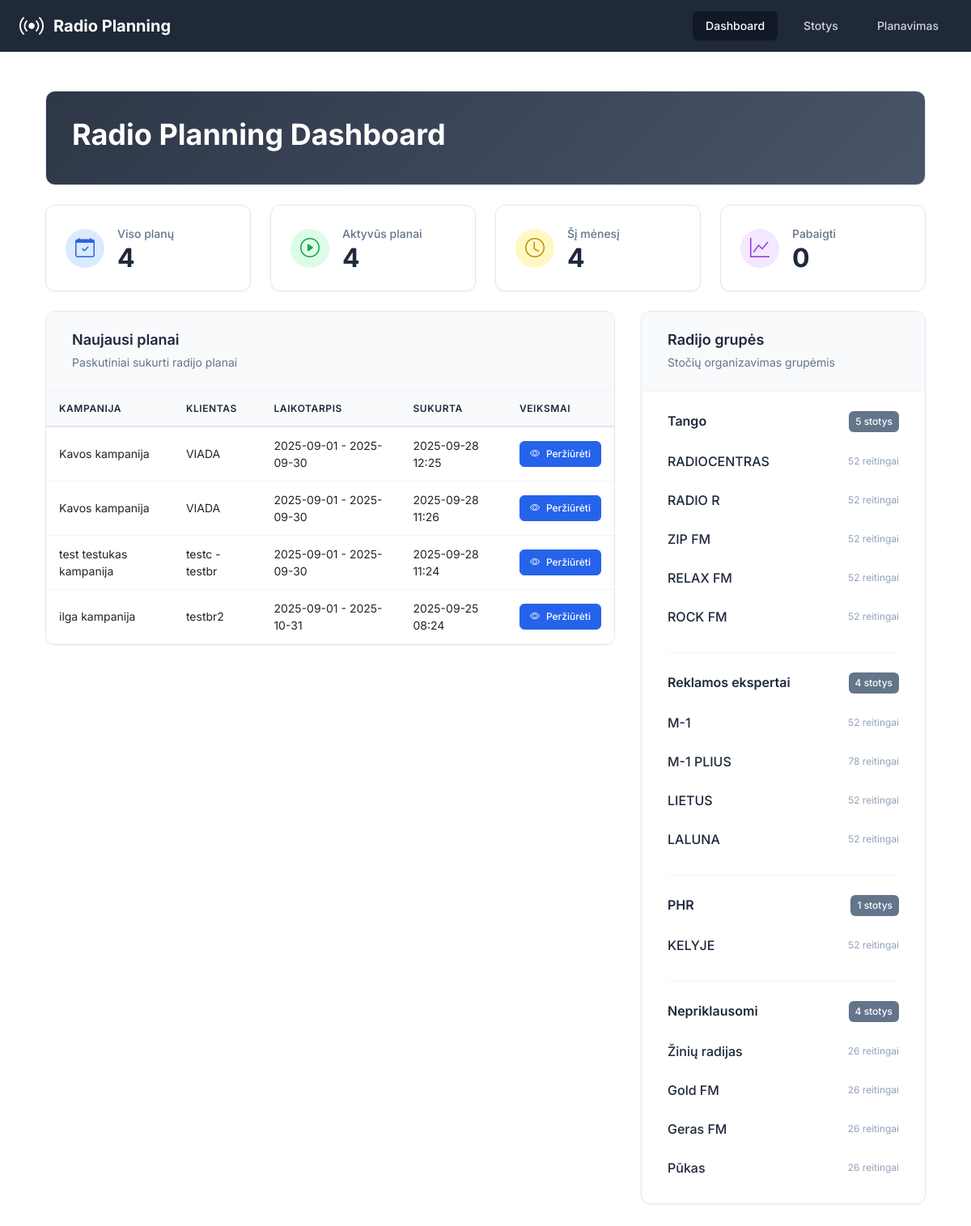
The page / on the database its author committed.
### app/models.py (models this page shows, shortened)
class RadioPlan(db.Model):
    __tablename__ = 'radio_plans'
    id = db.Column(db.Integer, primary_key=True)
    campaign_id = db.Column(db.Integer, nullable=False)  # From projects-crm
    campaign_name = db.Column(db.String(200))
    project_id = db.Column(db.Integer)
    project_name = db.Column(db.String(200))
    client_brand_id = db.Column(db.Integer)
    client_brand_name = db.Column(db.String(200))
    start_date = db.Column(db.Date, nullable=False)
    end_date = db.Column(db.Date, nullable=False)
    target_audience = db.Column(db.String(50), nullable=False)
    our_discount = db.Column(db.Float, default=0)  # Percentage
    client_discount = db.Column(db.Float, default=0)  # Percentage
    created_at = db.Column(db.DateTime, default=datetime.utcnow)
    updated_at = db.Column(db.DateTime, default=datetime.utcnow, onupdate=datetime.utcnow)
    spots = db.relationship('RadioSpot', backref='plan', lazy='dynamic', cascade='all, delete-orphan')
    clips = db.relationship('RadioClip', backref='plan', lazy='dynamic', cascade='all, delete-orphan')
    selected_stations = db.relationship('RadioStation', secondary=plan_stations, lazy='subquery',
                                      backref=db.backref('plans', lazy=True))

class RadioGroup(db.Model):
    __tablename__ = 'radio_groups'
    id = db.Column(db.Integer, primary_key=True)
    name = db.Column(db.String(100), nullable=False, unique=True)
    created_at = db.Column(db.DateTime, default=datetime.utcnow)
    stations = db.relationship('RadioStation', backref='group', lazy='dynamic', cascade='all, delete-orphan')

class RadioStation(db.Model):
    __tablename__ = 'radio_stations'
    id = db.Column(db.Integer, primary_key=True)
    name = db.Column(db.String(100), nullable=False)
    group_id = db.Column(db.Integer, db.ForeignKey('radio_groups.id'), nullable=False)
    created_at = db.Column(db.DateTime, default=datetime.utcnow)
    updated_at = db.Column(db.DateTime, default=datetime.utcnow, onupdate=datetime.utcnow)
    prices = db.relationship('StationPrice', backref='station', lazy='dynamic', cascade='all, delete-orphan')
    ratings = db.relationship('StationRating', backref='station', lazy='dynamic', cascade='all, delete-orphan')

### app/routes.py (the view)
@main_bp.route('/')
def index():
    plans = RadioPlan.query.order_by(RadioPlan.created_at.desc()).limit(10).all()
    stations = RadioStation.query.all()
    groups = RadioGroup.query.all()
    return render_template('index.html',
                         plans=plans,
                         stations=stations,
                         groups=groups)

### app/templates/index.html (shortened to what this page needs)
{% extends "base.html" %}
{% block content %}
<div class="container-fluid p-0">
    <div class="dashboard-header mb-4">
        <div class="header-content">
            <h1 style="color: white;">Radio Planning Dashboard</h1>
        </div>
    </div>
    <div class="grid grid-cols-1 gap-4 sm:grid-cols-4 mb-6">
        <div class="professional-card">
            <div class="card-content">
                <div class="card-icon bg-blue-100">
                    <i class="bi bi-calendar-check text-blue-600"></i>
                </div>
                <div class="card-stats">
                    <p class="card-title">Viso planų</p>
                    <p class="card-number" id="totalPlans">{{ plans | length }}</p>
                </div>
            </div>
        </div>
        <div class="professional-card">
            <div class="card-content">
                <div class="card-icon bg-green-100">
                    <i class="bi bi-play-circle text-green-600"></i>
                </div>
                <div class="card-stats">
                    <p class="card-title">Aktyvūs planai</p>
                    <p class="card-number" id="activePlans">0</p>
                </div>
            </div>
        </div>
        <div class="professional-card">
            <div class="card-content">
                <div class="card-icon bg-yellow-100">
                    <i class="bi bi-clock text-yellow-600"></i>
                </div>
                <div class="card-stats">
                    <p class="card-title">Šį mėnesį</p>
                    <p class="card-number" id="thisMonthPlans">0</p>
                </div>
            </div>
        </div>
        <div class="professional-card">
            <div class="card-content">
                <div class="card-icon bg-purple-100">
                    <i class="bi bi-graph-up text-purple-600"></i>
                </div>
                <div class="card-stats">
                    <p class="card-title">Pabaigti</p>
                    <p class="card-number" id="completedPlans">0</p>
                </div>
            </div>
        </div>
    </div>
    <div class="content-grid">
        <div class="content-section plans-section">
            <div class="professional-section">
                <div class="section-header">
                    <div class="section-title">
                        <h3>Naujausi planai</h3>
                        <span class="section-subtitle">Paskutiniai sukurti radijo planai</span>
                    </div>
                </div>
                <div class="table-container">
                    {% if plans %}
                    <div class="table-responsive">
                        <table class="professional-table">
                            <thead>
                                <tr>
                                    <th>Kampanija</th>
                                    <th>Klientas</th>
                                    <th>Laikotarpis</th>
                                    <th>Sukurta</th>
                                    <th>Veiksmai</th>
                                </tr>
                            </thead>
                            <tbody>
                                {% for plan in plans %}
                                <tr>
                                    <td>{{ plan.campaign_name or 'N/A' }}</td>
                                    <td>{{ plan.client_brand_name or 'N/A' }}</td>
                                    <td>{{ plan.start_date.strftime('%Y-%m-%d') }} - {{ plan.end_date.strftime('%Y-%m-%d') }}</td>
                                    <td>{{ plan.created_at.strftime('%Y-%m-%d %H:%M') }}</td>
                                    <td>
                                        <a href="{{ url_for('main.view_plan', plan_id=plan.id) }}" class="btn-professional btn-primary btn-sm">
                                            <i class="bi bi-eye"></i>
                                            <span>Peržiūrėti</span>
                                        </a>
                                    </td>
                                </tr>
                                {% endfor %}
                            </tbody>
                        </table>
                    </div>
                    {% endif %}
                </div>
            </div>
        </div>
        <div class="content-section groups-section">
            <div class="professional-section">
                <div class="section-header">
                    <div class="section-title">
                        <h3>Radijo grupės</h3>
                        <span class="section-subtitle">Stočių organizavimas grupėmis</span>
                    </div>
                </div>
                <div class="groups-container">
                    {% for group in groups %}
                    <div class="group-item">
                        <div class="group-header">
                            <h4>{{ group.name }}</h4>
                            <span class="group-badge">{{ group.stations.count() }} stotys</span>
                        </div>
                        <div class="stations-list">
                            {% for station in group.stations %}
                            <div class="station-item">
                                <span class="station-name">{{ station.name }}</span>
                                <span class="station-info">{{ station.ratings.count() }} reitingai</span>
                            </div>
                            {% endfor %}
                        </div>
                    </div>
                    {% endfor %}
                </div>
            </div>
        </div>
    </div>
</div>
{% endblock %}

### app/templates/base.html (style rules this page uses)
body { font-family: 'Inter', sans-serif; }

### rows shown on the page
RadioPlan: campaign_name "Kavos kampanija", client_brand_name "VIADA", start_date "2025-09-01", end_date "2025-09-30", created_at "2025-09-28 12:25"
RadioPlan: campaign_name "Kavos kampanija", client_brand_name "VIADA", start_date "2025-09-01", end_date "2025-09-30", created_at "2025-09-28 11:26"
RadioPlan: campaign_name "test testukas kampanija", client_brand_name "testc - testbr", start_date "2025-09-01", end_date "2025-09-30", created_at "2025-09-28 11:24"
RadioPlan: campaign_name "ilga kampanija", client_brand_name "testbr2", start_date "2025-09-01", end_date "2025-10-31", created_at "2025-09-25 08:24"
RadioGroup: name "Tango", stations.count "5"
RadioStation: name "RADIOCENTRAS", ratings.count "52"
RadioStation: name "RADIO R", ratings.count "52"
RadioStation: name "ZIP FM", ratings.count "52"
RadioStation: name "RELAX FM", ratings.count "52"
RadioStation: name "ROCK FM", ratings.count "52"
RadioGroup: name "Reklamos ekspertai", stations.count "4"
RadioStation: name "M-1", ratings.count "52"
RadioStation: name "M-1 PLIUS", ratings.count "78"
RadioStation: name "LIETUS", ratings.count "52"
RadioStation: name "LALUNA", ratings.count "52"
RadioGroup: name "PHR", stations.count "1"
RadioStation: name "KELYJE", ratings.count "52"
RadioGroup: name "Nepriklausomi", stations.count "4"
RadioStation: name "Žinių radijas", ratings.count "26"
RadioStation: name "Gold FM", ratings.count "26"
RadioStation: name "Geras FM", ratings.count "26"
RadioStation: name "Pūkas", ratings.count "26"

### other values the page prints
{{ plans | length }} "4"
